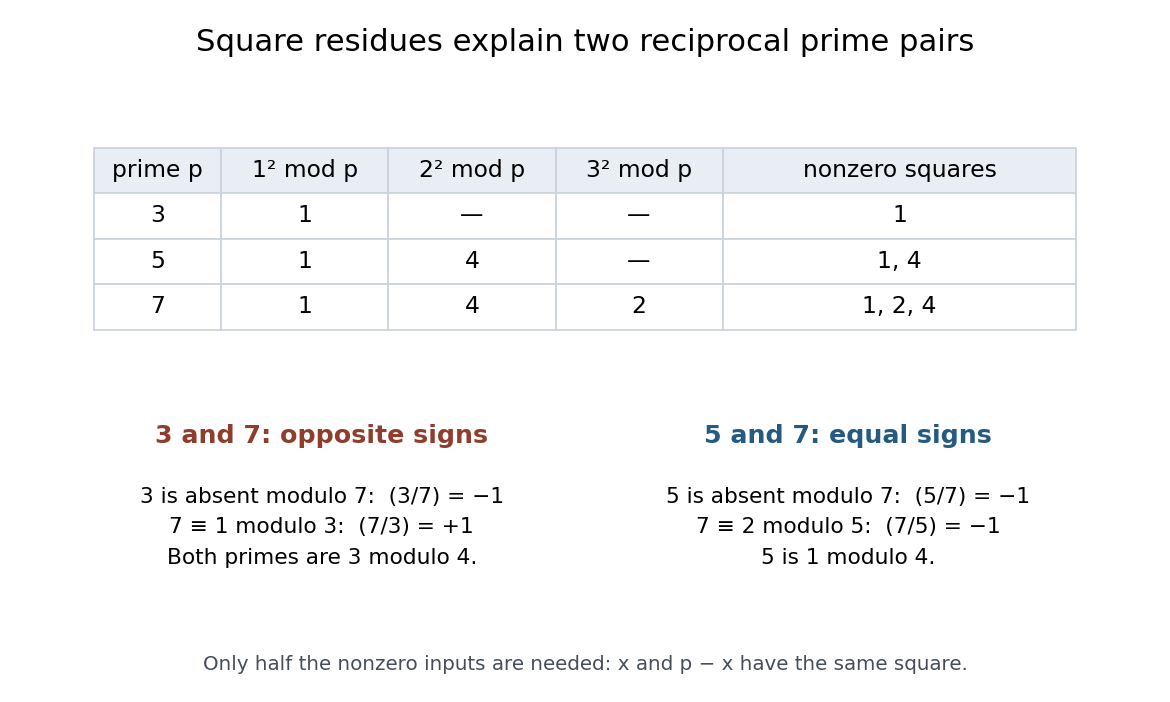

Reproduce this figure in Python.
"""Compare square residues and reciprocal symbols; Python 3.14, matplotlib 3.10.7."""
from pathlib import Path
import matplotlib.pyplot as plt


def main():
    fig = plt.figure(figsize=(9, 5.4), facecolor="white")
    fig.suptitle("Square residues explain two reciprocal prime pairs", fontsize=17, y=.96)
    ax = fig.add_axes([.08, .48, .84, .36])
    ax.axis("off")
    rows = []
    for p in (3, 5, 7):
        half = (p - 1) // 2
        rows.append([str(p)] + [str(x*x % p) if x <= half else "—" for x in (1, 2, 3)]
                    + [", ".join(map(str, sorted({x*x % p for x in range(1, p)})))])
    table = ax.table(cellText=rows,
                     colLabels=["prime p", "1² mod p", "2² mod p", "3² mod p", "nonzero squares"],
                     cellLoc="center", colWidths=[.13, .17, .17, .17, .36], loc="center")
    table.auto_set_font_size(False)
    table.set_fontsize(13)
    table.scale(1, 2.1)
    for (r, c), cell in table.get_celld().items():
        cell.set_edgecolor("#ccd4df")
        cell.set_facecolor("#e9eef5" if r == 0 else "white")
    for rect, title, lines, color in [
        ([.07, .13, .41, .28], "3 and 7: opposite signs",
         "3 is absent modulo 7:  (3/7) = −1\n7 ≡ 1 modulo 3:  (7/3) = +1\nBoth primes are 3 modulo 4.", "#8f3d2c"),
        ([.52, .13, .41, .28], "5 and 7: equal signs",
         "5 is absent modulo 7:  (5/7) = −1\n7 ≡ 2 modulo 5:  (7/5) = −1\n5 is 1 modulo 4.", "#255a83")]:
        panel = fig.add_axes(rect)
        panel.axis("off")
        panel.text(.5, .95, title, ha="center", va="top", fontsize=14, weight="bold", color=color)
        panel.text(.5, .63, lines, ha="center", va="top", fontsize=12, linespacing=1.65)
    fig.text(.5, .045, "Only half the nonzero inputs are needed: x and p − x have the same square.",
             ha="center", fontsize=11, color="#454d58")
    fig.savefig(Path(__file__).with_suffix(".png").name, dpi=130, facecolor="white", transparent=False)
    plt.close(fig)


if __name__ == "__main__":
    main()
